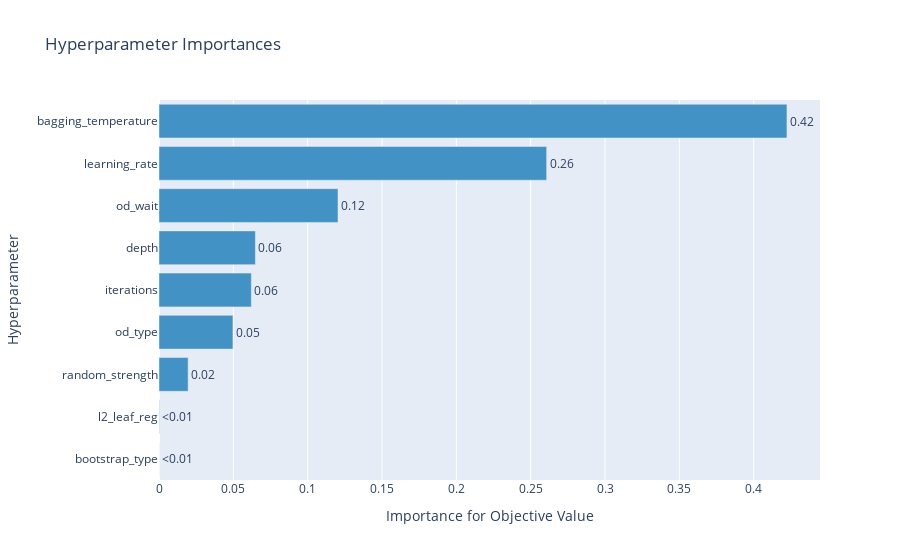

Here is the notebook cell this chart was saved with:
### Code cell
plot_param_importances(study)

### Figure 1 — Plotly figure (JSON) as saved in the notebook; plotly's stock layout.template omitted (floating-point values rounded to 4 significant figures)
{"data": [{"cliponaxis": false, "hovertemplate": ["bootstrap_type (CategoricalDistribution): 0.0<extra></extra>", "l2_leaf_reg (FloatDistribution): 0.00018143038117981818<extra></extra>", "random_strength (FloatDistribution): 0.019587234197281922<extra></extra>", "od_type (CategoricalDistribution): 0.049733783680601946<extra></extra>", "iterations (IntDistribution): 0.06210533875238395<extra></extra>", "depth (IntDistribution): 0.06485077293164013<extra></extra>", "od_wait (IntDistribution): 0.12040970611389835<extra></extra>", "learning_rate (FloatDistribution): 0.26075153716539357<extra></extra>", "bagging_temperature (FloatDistribution): 0.4223801967776205<extra></extra>"], "marker": {"color": "rgb(66,146,198)"}, "orientation": "h", "text": ["<0.01", "<0.01", "0.02", "0.05", "0.06", "0.06", "0.12", "0.26", "0.42"], "textposition": "outside", "type": "bar", "x": [0, 0.0001814, 0.01959, 0.04973, 0.06211, 0.06485, 0.1204, 0.2608, 0.4224], "y": ["bootstrap_type", "l2_leaf_reg", "random_strength", "od_type", "iterations", "depth", "od_wait", "learning_rate", "bagging_temperature"]}], "layout": {"showlegend": false, "title": {"text": "Hyperparameter Importances"}, "xaxis": {"title": {"text": "Importance for Objective Value"}}, "yaxis": {"title": {"text": "Hyperparameter"}}}}
